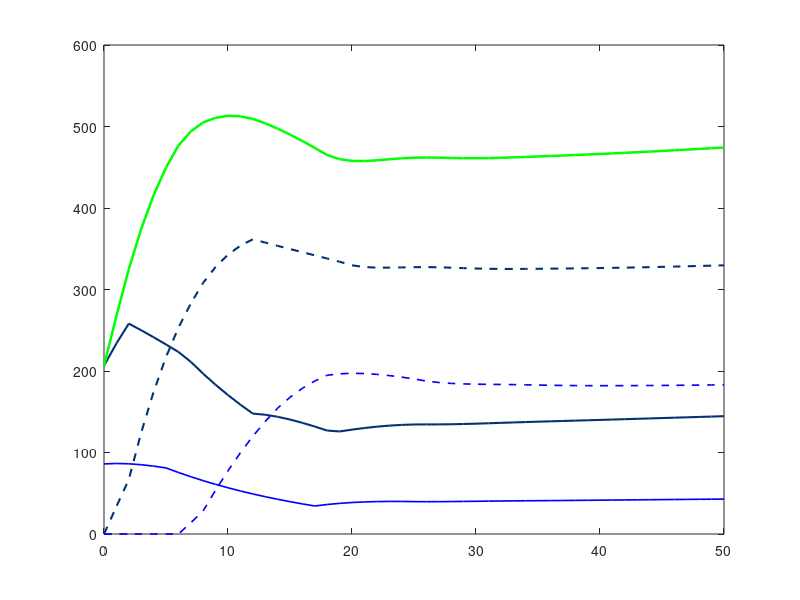

This figure's MATLAB source: (Note: this script raises an error after producing the figure.)
clear all;



%%
%Condor model
function [t, Wjuveniles, Wadults, Wtotal, Cjuveniles, Cadults, Ctotal, TotalBirds, Y1, WY1] = runCondorModel()
% initialization of variables and Rates

CR =  1.8/2; % The Female birth Rate assuming double clutching /2 for no double clutching


WR = 0.3729/2; % wild female birth rate

num_years = 50; % simulation time in years

t = 0: num_years;

Kr = 1 - 0.8; % the keep rate of juvenile condors
Rr = 0.8;     % the release rate of juvenile condors

% mortality rates

% year(0:1) newborns
% year(1:2) juveniles
% year(1:6) captive immature, year(1:7) wild immature
% year(7:t) captive adults, year(8:t) wild adults
% 


% %part A
% ACMR = 0.086; % captive adult mortality rate
% AWMR = 0.086; % wild adult mortality rate
% 
% ICMR = 0.086; % captive mortality rate for immature condors
% IWMR = 0.086; % wild mortality rate for immature condors
% 
% JCMR = 0.086; % captive juvenile mortality rate
% JWMR = 0.086; % wild juvenile mortaltiy rate



% 
%Part B
ACMR = 0.069; % captive adult mortality rate
AWMR = 0.069; % wild adult mortality rate
% 
ICMR = 0.138; % captive mortality rate for immature condors
IWMR = 0.138; % wild mortality rate for immature condors
% 
JCMR = 0.138; % captive juvenile mortality rate
JWMR = 0.138; % wild juvenile mortaltiy rate




%survival rates

ACSR = 1 - ACMR;  %survival rate of captive adults
AWSR = 1 - AWMR;  %survival rate of wild adults

ICSR = 1 - ICMR; % captive survival rate for immature condors
IWSR = 1 - IWMR; % wild survival rate for immature condors

JCSR = 1 - JCMR;  % captive juvenile survival rate
JWSR = 1 - JWMR;  % wild juvenile survival rate



Captivecap = 150/2; % number of pairs of captive condors
Wildcap = 400/2;    % number of pairs of wild condors





% Define arrays and fill with 0's ahead of time to pre-allocate space
%arrays start at 1 in matlab not 0... odd 
%captive and wild groups, vectors 

%data stored as condor pairs

Y0 = zeros(1, num_years + 1);
Y1 = zeros(1, num_years + 1);
Y2 = zeros(1, num_years + 1);
Y3 = zeros(1, num_years + 1);
Y4 = zeros(1, num_years + 1);
Y5 = zeros(1, num_years + 1);
Y6 = zeros(1, num_years + 1);
Y7 = zeros(1, num_years + 1);
A  = zeros(1, num_years + 1);




WY0 = zeros(1, num_years + 1);
WY1 = zeros(1, num_years + 1);
WY2 = zeros(1, num_years + 1);
WY3 = zeros(1, num_years + 1);
WY4 = zeros(1, num_years + 1);
WY5 = zeros(1, num_years + 1);
WY6 = zeros(1, num_years + 1);
WY7 = zeros(1, num_years + 1);
WY8 = zeros(1, num_years + 1);
WA  = zeros(1, num_years + 1);


% setting initial conditions

%for 2022 data

Y0(1) = 44/2;
Y1(1) = 39/2;
Y2(1) = 45/12;
Y3(1) = 45/12;
Y4(1) = 45/12;
Y5(1) = 45/12;
Y6(1) = 45/12;
Y7(1) = 45/12;
A(1) = 86/2;


% for 1987 data
% A(1) = 22/2;




for yr = 2: num_years + 1
    
    Ctotal_prev = Y0(yr-1) + Y1(yr-1) + Y2(yr-1) + Y3(yr-1) + Y4(yr-1) + Y5(yr-1) + Y6(yr-1) + A(yr-1);

    Wtotal_prev = WY0(yr-1) + WY1(yr-1) + WY2(yr-1) + WY3(yr-1) + WY4(yr-1) + WY5(yr-1) + WY6(yr-1) + WY7(yr-1) + WA(yr-1);
    
    WCC = 1 - (Wtotal_prev / Wildcap); % we might have to add a clamp here to prevent a negative value subtracting born chicks

 
    


    if Ctotal_prev <= Captivecap 

        Kr = 1 - 0.8;
        Rr = 1 - Kr;

    else 
        Kr = 1 - 1;
        Rr = 1 - Kr;
    end

    %if Ctotal_prev <= Captivecap 
        
        %captive condor section
        
        adultsEligibleToReproduce = A(yr-1);
        
        Y0(yr) = (adultsEligibleToReproduce * CR);  % just born
        
        Y1(yr) = Y0(yr-1);         % living out their first year, no release
    
        Y2(yr) = Y1(yr-1) *  Kr * JCSR;   % start of pre-adult years
        Y3(yr) = Y2(yr-1) *  ICSR;
        Y4(yr) = Y3(yr-1) *  ICSR;
        Y5(yr) = Y4(yr-1) *  ICSR;
        Y6(yr) = Y5(yr-1) *  ICSR;   
        Y7(yr) = 0;   % end of pre-adult years
        A(yr) = A(yr-1) * ACSR + Y6(yr-1) * ICSR;  % adults
    
    
    
    
        %wild condors
    
        WildadultsEligibleToReproduce = WA(yr-1);
    
        WY0(yr) = (WildadultsEligibleToReproduce * WR * WCC);  % just born
    
        WY1(yr) = WY0(yr-1); % juveniles         
    
        WY2(yr) = (WY1(yr-1) * JWSR + Y1(yr-1) * Rr * JCSR);
        WY3(yr) = WY2(yr-1) * IWSR;
        WY4(yr) = WY3(yr-1) * IWSR;
        WY5(yr) = WY4(yr-1) * IWSR;
        WY6(yr) = WY5(yr-1) * IWSR;   
        WY7(yr) = WY6(yr-1) * IWSR; 
        WY8(yr) = 0;        % end of juv years
        WA(yr) = WA(yr-1) * AWSR + WY7(yr-1) * IWSR;  % adults
    
    
    end
    
% Group totals for plotting
% combining arrays to account for the correct groups for captive 



% this area converts pairs into singles by multiplying by two
Cjuveniles = (Y1 + Y2 + Y3 + Y4 + Y5 + Y6) * 2;
Cadults    = (A) * 2;

Wjuveniles = (WY1 + WY2 + WY3 + WY4 + WY5 + WY6 + WY7) * 2;
Wadults    = (WA) * 2;

Ctotal     = ((Y0 * 2) + Cjuveniles + Cadults);
Wtotal     = ((WY0 * 2) + Wjuveniles + Wadults);


TotalBirds = (Wtotal + Ctotal);
end
%%

Captivecap = 150;
Wildcap = 400;

[t, Wjuveniles, Wadults, Wtotal, Cjuveniles, Cadults, Ctotal, TotalBirds, Y1, WY1] = runCondorModel();
figure;
plot(t, Ctotal, 'Color', '#052F73', 'LineWidth', 1.5); hold on;
plot(t, Wtotal,'Color',  '#052f73', 'LineWidth', 1.5, 'LineStyle', '--');
plot(t, Cadults, 'b', 'LineWidth', 1.2);
plot(t, Wadults, '--b', 'LineWidth', 1.2);
plot(t, TotalBirds, 'g', 'LineWidth', 1.8);

yline(Captivecap,'--c', 'LineWidth', 2.5);
yline(Wildcap,'--k', 'LineWidth', 2.5);
grid on;

legend('Captive Total', 'Wild Total', 'Captive Adults', 'Wild Adults','TotalBirds','Captivecap', 'Wildcap','Location', 'northwest');
xlabel('Years');
ylabel('Number of Condors');
title('Captive and Wild Condor Populations (Project 3)');
%%

% figure;
% plot(t, WY1, '--c', 'LineWidth', 1.5); 
% hold on;                                     % Keeps the green line visible
% plot(t, Y1, 'c', 'LineWidth', 1.5); 
% yline(Captivecap, '--k', 'LineWidth', 2.5);
% yline(Wildcap, '--r', 'LineWidth', 2.5);
% hold off;
% 
% grid on;
% legend('Wild Juveniles', 'Captive Juveniles', 'Captivecap', 'Wildcap', 'Location', 'northwest');
% xlabel('Years');
% ylabel('Number of Condors');
% title('Captive and Wild Condor Populations (Project 3)');
